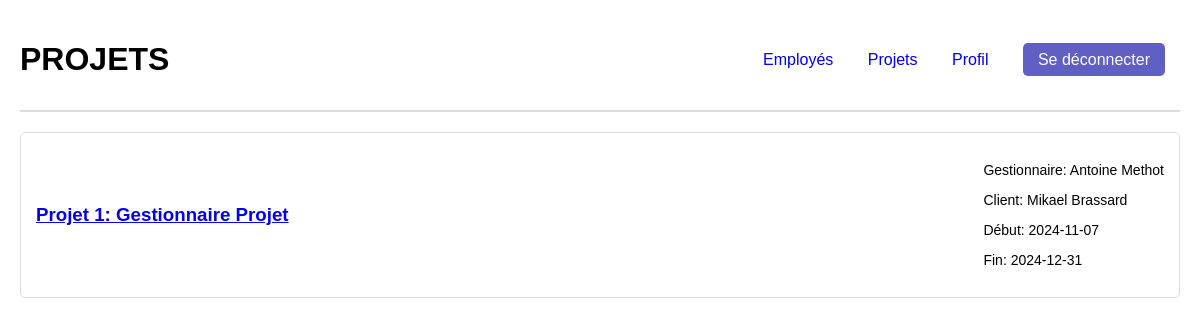
Page /listeProjets on the earlier database version.
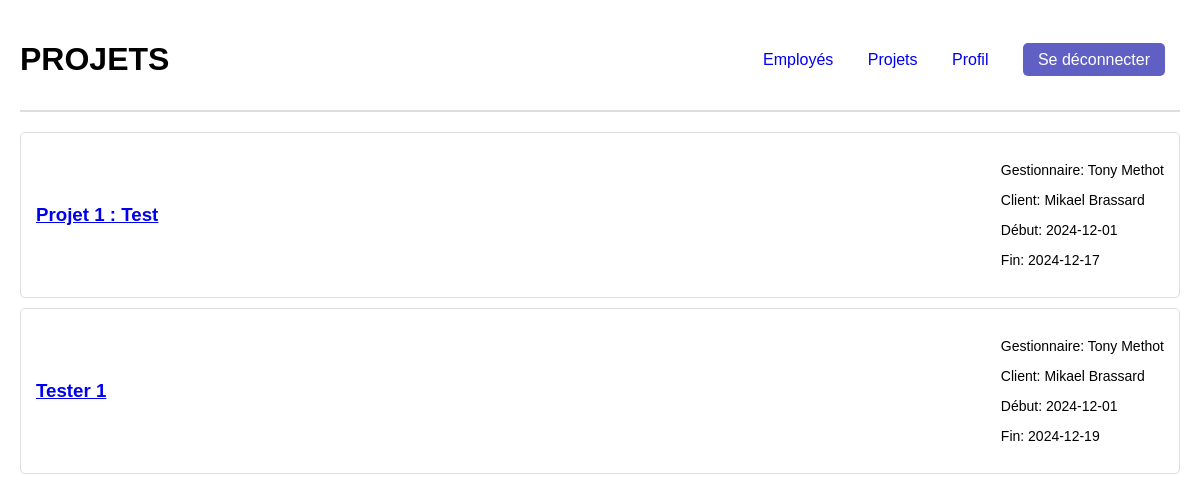
Same page on the later database version.
### tables this page shows
CREATE TABLE Projet_proj (
    proj_id INTEGER PRIMARY KEY,
    proj_clnt_id INTEGER NOT NULL,
    proj_etat_etat INTEGER NOT NULL,
    proj_emp_id INTEGER NOT NULL,
    proj_nom TEXT NOT NULL,
    proj_dateDebut DATE,
    proj_dateFin DATE,
    proj_isTemplate BOOLEAN,
    FOREIGN KEY (proj_clnt_id) REFERENCES Client_clnt(clnt_id),
    FOREIGN KEY (proj_etat_etat) REFERENCES Etat_etat(etat_id),
    FOREIGN KEY (proj_emp_id) REFERENCES Employee_emp(emp_id)
);

### main.py (the view)
@app.route('/listeProjets', methods=['GET', 'POST'])        ##Définition de l'url d'accueil
def listeProjets():           ##Fonction pour gérer la réaction de la page d'accueil, le titre est dynamique
  projets = get_projets() #Chercher tous les projets dans table Projets de la BD
  return render_template('listeProjets.html', projets = projets)

### main.py (called while the page is built)
def get_projets():
    conn = sqlite3.connect(DB) # Connect to DB
    cursor = conn.cursor()
    query = '''
    SELECT Projet_proj.proj_id AS id,
        Projet_proj.proj_clnt_id AS idClient,
        Projet_proj.proj_etat_etat AS etatProjet,
        Projet_proj.proj_emp_id AS idChef,
        Projet_proj.proj_nom AS nom,
        Projet_proj.proj_dateDebut AS dateDebut,
        Projet_proj.proj_dateFin AS dateFin,
        Client_clnt.clnt_prenom || ' ' || Client_clnt.clnt_nom AS client_name,
        Employee_emp.emp_prenom || ' ' || Employee_emp.emp_nom AS manager_name
    FROM Projet_proj
    LEFT JOIN Client_clnt ON Projet_proj.proj_clnt_id = Client_clnt.clnt_id
    LEFT JOIN Employee_emp ON Projet_proj.proj_emp_id = Employee_emp.emp_id;

    '''
    cursor.execute(query) #Cherche tous les projets dans la table projet
    projets = cursor.fetchall()
    conn.close()
    return projets

### templates/listeProjets.html (shortened to what this page needs)
<!DOCTYPE html>
<html lang="en">
<head>
    <link rel="stylesheet" href="../static/css/listeProjets.css" />
</head>
<body>
    <header>
        <h1>PROJETS</h1>
        <div>
            <nav>
                <a href="employes">Employés</a>
                <a href="listeProjets">Projets</a>
                <a href="profil">Profil</a>
                <a href="/logout" class="logout-button">Se déconnecter</a>
            </nav>
        </div>
    </header>
    <div class="project-list">
        {% for projet in projets %}
        <div class="project-card">
            <a href="{{ url_for('projet', id=projet[0]) }}">
                <h3>{{ projet[4] }}</h3>
            </a>
            <div class="project-info">
                <p>Gestionnaire: {{ projet[8] }}</p>
                <p>Client: {{ projet[7] }}</p>
                <p>Début: {{ projet[5] }}</p>
                <p>Fin: {{ projet[6] }}</p>
            </div>
        </div>
        {% endfor %}
    </div>
</body>
  </body>
</html>

### static/css/listeProjets.css (style rules this page uses)
body { font-family: Arial, sans-serif; margin: 20px; }
header { display: flex; justify-content: space-between; align-items: center; border-bottom: 2px solid #ddd; padding-bottom: 10px; }
nav a { margin: 0 15px; text-decoration: none; }
.logout-button { background-color: #5f5fc4; color: white; border: none; padding: 8px 15px; border-radius: 5px; cursor: pointer; text-decoration: none; }
.project-list { margin-top: 20px; }
.project-card { border: 1px solid #ddd; border-radius: 5px; padding: 15px; margin-bottom: 10px; display: flex; justify-content: space-between; align-items: center; }
.project-card h3 { margin: 0; }
.project-info { text-align: left; font-size: 14px; }

Differences in the rows shown:
changed Projet_proj: proj_nom "Projet 1: Gestionnaire Projet" → "Projet 1 : Test"; projet "Antoine Methot" → "Tony Methot"; proj_dateDebut "2024-11-07" → "2024-12-01"; proj_dateFin "2024-12-31" → "2024-12-17"
added Projet_proj: proj_nom "Tester 1", projet "Tony Methot", projet "Mikael Brassard", proj_dateDebut "2024-12-01", proj_dateFin "2024-12-19"
